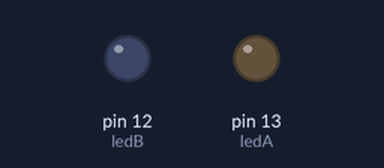
Bench run of a sketch on a simulated Arduino Uno, built with avr-gcc and run on an emulated ATmega328P. Parts: output pins drawn as LEDs (lit = HIGH).

Above: at 2.0 s.
At 9.0 s:
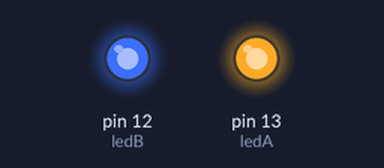
Timing chart, 0 to 23.4 s (numbered marks = the images above):
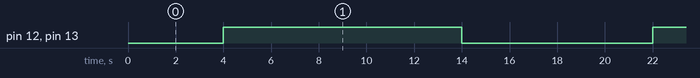

The sketch:

2leds_intensity_pwn.ino
```cpp
// Programa para modificar la intensidad de un ledA
int ledA = 13;
int ledB = 12;
void setup() {
  // Bloque de código de configuración.
  pinMode(ledA, OUTPUT);
  }
void loop() {
  // DAY CYCLE
  analogWrite(ledA, 50);
  analogWrite(ledB, 50);
  delay(1000);
  analogWrite(ledA, 75);
  analogWrite(ledB, 75);
  delay(1000);
  analogWrite(ledA, 100);
  analogWrite(ledB, 100);
  delay(1000);
  analogWrite(ledA, 125);
  analogWrite(ledB, 125);
  delay(1000);
  analogWrite(ledA, 150);
  analogWrite(ledB, 150);
  delay(1000);
  analogWrite(ledA, 175);
  analogWrite(ledB, 175);
  delay(1000);
  analogWrite(ledA, 200);
  analogWrite(ledB, 200);
  delay(1000);
  analogWrite(ledA, 225);
  analogWrite(ledB, 225);
  delay(1000);
  analogWrite(ledA, 250);
  analogWrite(ledB, 250);
  delay(1000);

  //Night CYCLE
  analogWrite(ledA, 250);
  analogWrite(ledB, 250);
  delay(1000);
  analogWrite(ledA, 225);
  analogWrite(ledB, 225);
  delay(1000);
  analogWrite(ledA, 200);
  analogWrite(ledB, 200);
  delay(1000);
  analogWrite(ledA, 175);
  analogWrite(ledB, 175);
  delay(1000);
  analogWrite(ledA, 150);
  analogWrite(ledB, 150);
  delay(1000);
  analogWrite(ledA, 125);
  analogWrite(ledB, 125);
  delay(1000);
  analogWrite(ledA, 100);
  analogWrite(ledB, 100);
  delay(1000);
  analogWrite(ledA, 75);
  analogWrite(ledB, 75);
  delay(1000);
  analogWrite(ledA, 50);
  analogWrite(ledB, 50);
  delay(1000);

}
```

Measured:
- by itself, pin 12 (ledB), pin 13 (ledA): alternates HIGH for 10.0 s and LOW for 8.0 s
